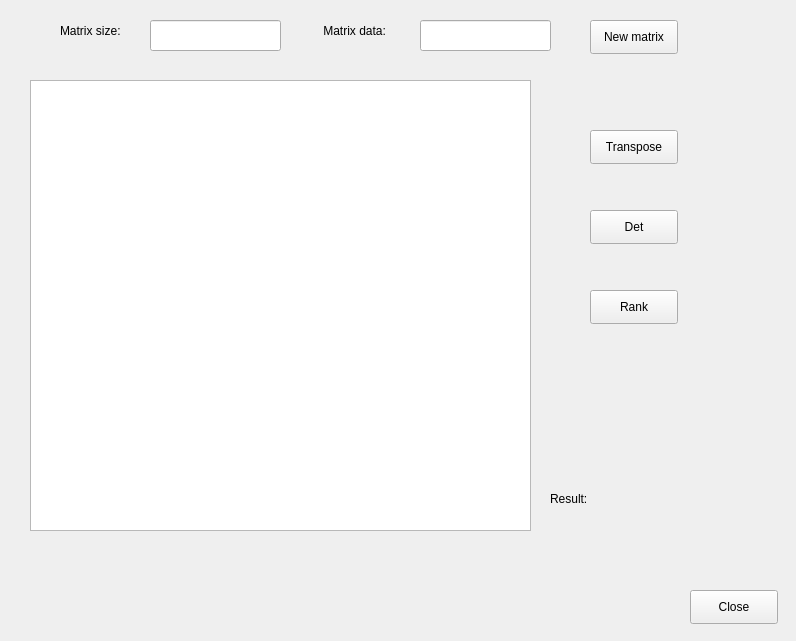
<?xml version="1.0" encoding="UTF-8"?>
<ui version="4.0">
 <class>TInterface</class>
 <widget class="QWidget" name="TInterface">
  <property name="geometry">
   <rect>
    <x>0</x>
    <y>0</y>
    <width>796</width>
    <height>641</height>
   </rect>
  </property>
  <property name="windowTitle">
   <string>Lab work No. 3</string>
  </property>
  <widget class="QLineEdit" name="matrix_size_edit">
   <property name="geometry">
    <rect>
     <x>150</x>
     <y>20</y>
     <width>131</width>
     <height>31</height>
    </rect>
   </property>
   <property name="text">
    <string/>
   </property>
  </widget>
  <widget class="QPushButton" name="transpose_button">
   <property name="geometry">
    <rect>
     <x>590</x>
     <y>130</y>
     <width>88</width>
     <height>34</height>
    </rect>
   </property>
   <property name="text">
    <string>Transpose</string>
   </property>
  </widget>
  <widget class="QPushButton" name="det_button">
   <property name="geometry">
    <rect>
     <x>590</x>
     <y>210</y>
     <width>88</width>
     <height>34</height>
    </rect>
   </property>
   <property name="text">
    <string>Det</string>
   </property>
  </widget>
  <widget class="QPushButton" name="rank_button">
   <property name="geometry">
    <rect>
     <x>590</x>
     <y>290</y>
     <width>88</width>
     <height>34</height>
    </rect>
   </property>
   <property name="text">
    <string>Rank</string>
   </property>
  </widget>
  <widget class="QLabel" name="matrix_size_label">
   <property name="geometry">
    <rect>
     <x>60</x>
     <y>20</y>
     <width>101</width>
     <height>21</height>
    </rect>
   </property>
   <property name="text">
    <string>Matrix size:</string>
   </property>
  </widget>
  <widget class="QTableWidget" name="matrix_table">
   <property name="enabled">
    <bool>true</bool>
   </property>
   <property name="geometry">
    <rect>
     <x>30</x>
     <y>80</y>
     <width>501</width>
     <height>451</height>
    </rect>
   </property>
   <property name="tabletTracking">
    <bool>false</bool>
   </property>
   <property name="focusPolicy">
    <enum>Qt::StrongFocus</enum>
   </property>
   <property name="editTriggers">
    <set>QAbstractItemView::NoEditTriggers</set>
   </property>
   <property name="gridStyle">
    <enum>Qt::SolidLine</enum>
   </property>
   <property name="sortingEnabled">
    <bool>false</bool>
   </property>
   <property name="cornerButtonEnabled">
    <bool>true</bool>
   </property>
   <property name="rowCount">
    <number>0</number>
   </property>
   <property name="columnCount">
    <number>0</number>
   </property>
   <attribute name="horizontalHeaderMinimumSectionSize">
    <number>50</number>
   </attribute>
   <attribute name="horizontalHeaderDefaultSectionSize">
    <number>50</number>
   </attribute>
   <attribute name="verticalHeaderMinimumSectionSize">
    <number>50</number>
   </attribute>
   <attribute name="verticalHeaderDefaultSectionSize">
    <number>50</number>
   </attribute>
  </widget>
  <widget class="QLabel" name="matrix_size_label_2">
   <property name="geometry">
    <rect>
     <x>320</x>
     <y>20</y>
     <width>81</width>
     <height>21</height>
    </rect>
   </property>
   <property name="text">
    <string> Matrix data:</string>
   </property>
  </widget>
  <widget class="QLineEdit" name="matrix_data_edit">
   <property name="geometry">
    <rect>
     <x>420</x>
     <y>20</y>
     <width>131</width>
     <height>31</height>
    </rect>
   </property>
   <property name="text">
    <string/>
   </property>
  </widget>
  <widget class="QPushButton" name="new_matrix_button">
   <property name="geometry">
    <rect>
     <x>590</x>
     <y>20</y>
     <width>88</width>
     <height>34</height>
    </rect>
   </property>
   <property name="text">
    <string>New matrix</string>
   </property>
  </widget>
  <widget class="QLabel" name="label">
   <property name="geometry">
    <rect>
     <x>550</x>
     <y>490</y>
     <width>41</width>
     <height>18</height>
    </rect>
   </property>
   <property name="text">
    <string>Result: </string>
   </property>
  </widget>
  <widget class="QLabel" name="result_text">
   <property name="geometry">
    <rect>
     <x>600</x>
     <y>490</y>
     <width>161</width>
     <height>20</height>
    </rect>
   </property>
   <property name="text">
    <string/>
   </property>
  </widget>
  <widget class="QPushButton" name="close_button">
   <property name="geometry">
    <rect>
     <x>690</x>
     <y>590</y>
     <width>88</width>
     <height>34</height>
    </rect>
   </property>
   <property name="text">
    <string>Close</string>
   </property>
  </widget>
 </widget>
 <resources/>
 <connections>
  <connection>
   <sender>new_matrix_button</sender>
   <signal>clicked()</signal>
   <receiver>TInterface</receiver>
   <slot>new_matrix()</slot>
   <hints>
    <hint type="sourcelabel">
     <x>633</x>
     <y>36</y>
    </hint>
    <hint type="destinationlabel">
     <x>397</x>
     <y>320</y>
    </hint>
   </hints>
  </connection>
  <connection>
   <sender>transpose_button</sender>
   <signal>clicked()</signal>
   <receiver>TInterface</receiver>
   <slot>transpose()</slot>
   <hints>
    <hint type="sourcelabel">
     <x>633</x>
     <y>146</y>
    </hint>
    <hint type="destinationlabel">
     <x>397</x>
     <y>320</y>
    </hint>
   </hints>
  </connection>
  <connection>
   <sender>det_button</sender>
   <signal>clicked()</signal>
   <receiver>TInterface</receiver>
   <slot>det()</slot>
   <hints>
    <hint type="sourcelabel">
     <x>633</x>
     <y>226</y>
    </hint>
    <hint type="destinationlabel">
     <x>397</x>
     <y>320</y>
    </hint>
   </hints>
  </connection>
  <connection>
   <sender>rank_button</sender>
   <signal>clicked()</signal>
   <receiver>TInterface</receiver>
   <slot>rank()</slot>
   <hints>
    <hint type="sourcelabel">
     <x>633</x>
     <y>306</y>
    </hint>
    <hint type="destinationlabel">
     <x>397</x>
     <y>320</y>
    </hint>
   </hints>
  </connection>
  <connection>
   <sender>close_button</sender>
   <signal>clicked()</signal>
   <receiver>TInterface</receiver>
   <slot>close()</slot>
   <hints>
    <hint type="sourcelabel">
     <x>733</x>
     <y>606</y>
    </hint>
    <hint type="destinationlabel">
     <x>397</x>
     <y>320</y>
    </hint>
   </hints>
  </connection>
 </connections>
 <slots>
  <slot>new_matrix()</slot>
  <slot>det()</slot>
  <slot>transpose()</slot>
  <slot>rank()</slot>
 </slots>
</ui>
